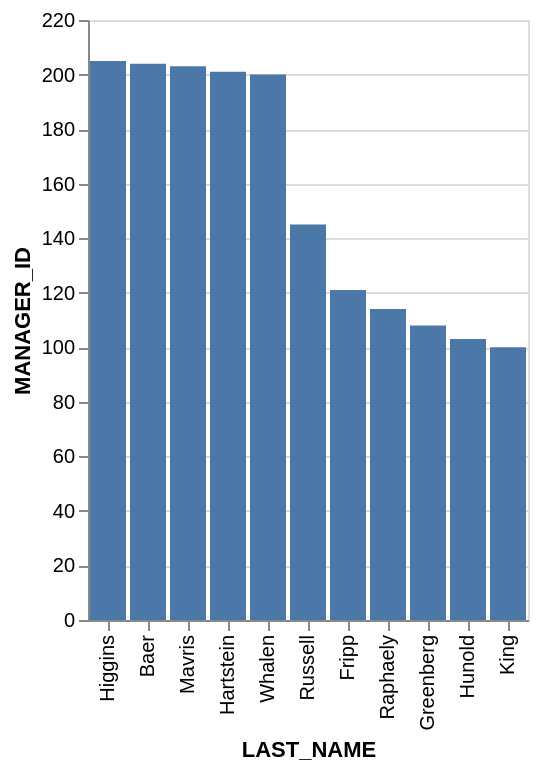

Source (Vega-Lite JSON):
### Vega-Lite specification from a JSON file in a GitHub repository (floating-point values rounded to 4 significant figures)
{"data": {"values": [{"x_data": "King", "y_data": 100}, {"x_data": "Hunold", "y_data": 103}, {"x_data": "Greenberg", "y_data": 108}, {"x_data": "Raphaely", "y_data": 114}, {"x_data": "Fripp", "y_data": 121}, {"x_data": "Russell", "y_data": 145}, {"x_data": "Whalen", "y_data": 200}, {"x_data": "Hartstein", "y_data": 201}, {"x_data": "Mavris", "y_data": 203}, {"x_data": "Baer", "y_data": 204}, {"x_data": "Higgins", "y_data": 205}]}, "mark": "bar", "encoding": {"x": {"field": "x_data", "type": "nominal", "title": "LAST_NAME", "sort": {"op": "sum", "field": "y_data", "order": "descending"}}, "y": {"field": "y_data", "type": "quantitative", "title": "MANAGER_ID"}}}
